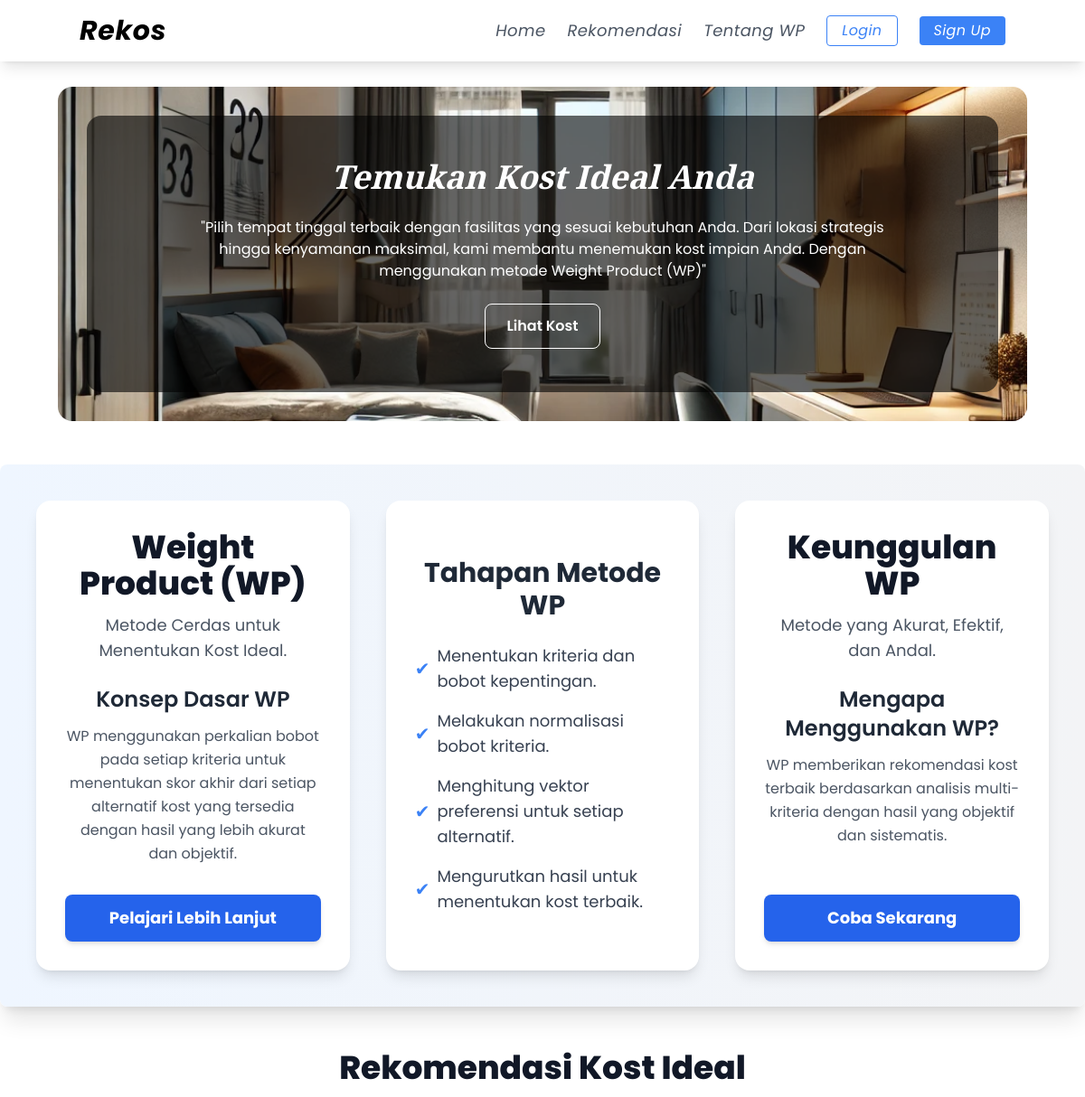
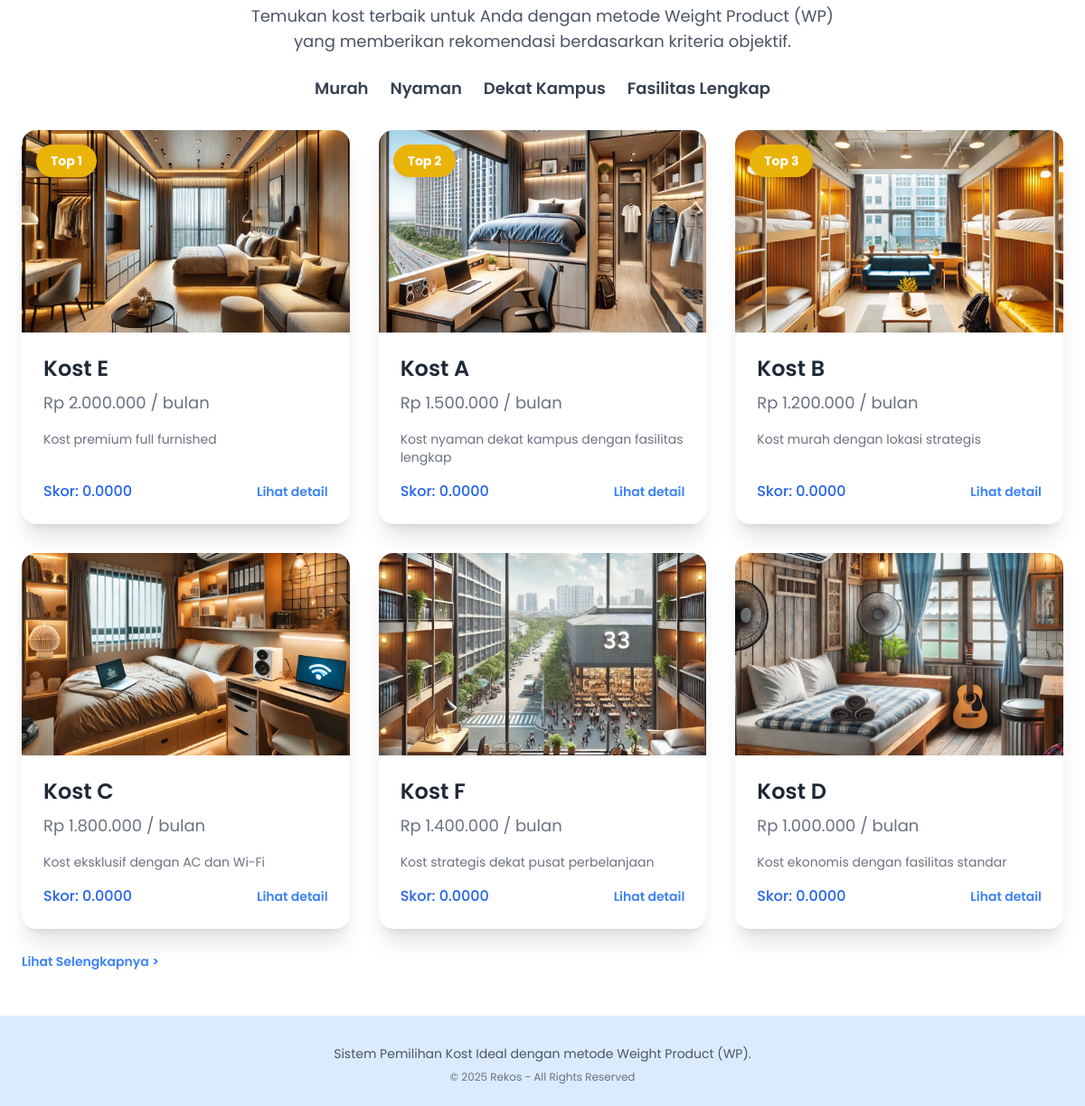
The page / on the database its author committed (2 pictures, top to bottom).
### tables this page shows
CREATE TABLE `alternatif` (
  `id_alternatif` int(11) NOT NULL,
  `nama_alternatif` varchar(100) NOT NULL,
  `alamat` text NOT NULL,
  `harga` int(11) NOT NULL,
  `deskripsi` text DEFAULT NULL,
  `gambar` varchar(255) DEFAULT NULL
);

### includes/functions.php (called while the page is built, shortened)
<?php
require_once 'config.php';
function getKriteria() {
    global $conn;
    $query = "SELECT * FROM kriteria";
    $result = $conn->query($query);
    return $result->fetch_all(MYSQLI_ASSOC);
}
function getAlternatif() {
    global $conn;
    $query = "SELECT * FROM alternatif";
    $result = $conn->query($query);
    return $result->fetch_all(MYSQLI_ASSOC);
}
function getNilaiAlternatif($id_alternatif) {
    global $conn;
    $query = "SELECT n.id_kriteria, k.nama_kriteria, k.jenis, n.nilai
              FROM nilai_alternatif n
              JOIN kriteria k ON n.id_kriteria = k.id_kriteria
              WHERE n.id_alternatif = ?";
    $stmt = $conn->prepare($query);
    $stmt->bind_param("i", $id_alternatif);
    $stmt->execute();
    $result = $stmt->get_result();
    return $result->fetch_all(MYSQLI_ASSOC);
}
function hitungWP() {
    $alternatifs = getAlternatif();
    $kriterias = getKriteria();
    $total_bobot = array_sum(array_column($kriterias, 'bobot'));
    $hasil = [];
    foreach ($alternatifs as $alternatif) {
        $nilais = getNilaiAlternatif($alternatif['id_alternatif']);
        $vektor = 1;
        foreach ($nilais as $nilai) {
            $kriteria = array_filter($kriterias, function($k) use ($nilai) {
                return $k['id_kriteria'] == $nilai['id_kriteria'];
            });
            $kriteria = array_values($kriteria)[0];
            if ($kriteria['jenis'] == 'cost') {
                $nilai_normalisasi = min(array_column($nilais, 'nilai')) / $nilai['nilai'];
            } else {
                $nilai_normalisasi = $nilai['nilai'] / max(array_column($nilais, 'nilai'));
            }
            $vektor *= pow($nilai_normalisasi, $kriteria['bobot_normalisasi']);
        }
        $hasil[] = [
            'id_alternatif' => $alternatif['id_alternatif'],
            'nama_alternatif' => $alternatif['nama_alternatif'],
            'alamat' => $alternatif['alamat'],
            'harga' => $alternatif['harga'],
            'deskripsi' => $alternatif['deskripsi'],
            'gambar' => $alternatif['gambar'],
            'vektor' => $vektor
        ];
    }
    usort($hasil, function($a, $b) {
        return $b['vektor'] <=> $a['vektor'];
    });
    return $hasil;
}
?>

### index.php (the view, shortened to what this page needs)
<?php
include 'includes/navbar.php';
require_once 'includes/functions.php';
$hasil_rekomendasi = hitungWP();
?>
<div class="mt-24 mx-6 md:mx-16 p-8 rounded-2xl bg-cover bg-center text-white" style="background-image: url('images/header.webp');">
    <div class="bg-black/60 p-12 rounded-2xl flex items-center justify-center text-center">
        <div class="max-w-3xl space-y-6">
            <h1 class="text-4xl font-bold italic" style="font-family: 'Playfair Display', serif">
                Temukan Kost Ideal Anda
            </h1>
            <p class="font-[Poppins]">
                "Pilih tempat tinggal terbaik dengan fasilitas yang sesuai kebutuhan Anda. Dari lokasi strategis hingga kenyamanan maksimal, kami membantu menemukan kost impian Anda. Dengan menggunakan metode Weight Product (WP)"
            </p>
            <a href="#rekomendasi" class="inline-block px-6 py-3 border border-white text-white font-semibold rounded-lg hover:bg-white hover:text-black transition duration-300">
                Lihat Kost
            </a>
        </div>
    </div>
</div>
<div class="container mt-12 mx-auto p-10 max-w-7xl rounded-lg grid grid-cols-3 gap-10 bg-gradient-to-r from-blue-50 to-gray-100 shadow-xl">
    <div class="text-center flex flex-col justify-between p-8 bg-white rounded-2xl shadow-lg hover:shadow-2xl transition duration-300">
        <div>
            <h1 class="text-4xl font-extrabold text-gray-900">
                Weight Product (WP)
            </h1>
            <p class="text-lg text-gray-600 mt-3">
                Metode Cerdas untuk Menentukan Kost Ideal.
            </p>
            <h2 class="text-2xl font-semibold text-gray-800 mt-6">
                Konsep Dasar WP
            </h2>
            <p class="text-gray-600 mt-3 leading-relaxed">
                WP menggunakan perkalian bobot pada setiap kriteria untuk menentukan
                skor akhir dari setiap alternatif kost yang tersedia dengan hasil
                yang lebih akurat dan objektif.
            </p>
        </div>
        <?php if ($isLoggedIn): ?>
            <a href="tentang.php" class="mt-8 px-8 py-3 bg-blue-600 text-white text-lg font-bold rounded-lg hover:bg-blue-700 transition duration-300 shadow-md inline-block">
                Pelajari Lebih Lanjut
            </a>
        <?php else: ?>
            <a href="login.php" onclick="alert('Silakan login terlebih dahulu untuk melihat proses lengkap.')" class="mt-8 px-8 py-3 bg-blue-600 text-white text-lg font-bold rounded-lg hover:bg-blue-700 transition duration-300 shadow-md inline-block">
                Pelajari Lebih Lanjut
            </a>
        <?php endif; ?>
    </div>
    <div class="text-center flex flex-col justify-center p-8 bg-white rounded-2xl shadow-lg hover:shadow-2xl transition duration-300">
        <h2 class="text-3xl font-bold text-gray-800">Tahapan Metode WP</h2>
        <ul class="text-gray-700 mt-6 text-left space-y-4 text-lg">
            <li class="flex items-center gap-2">
                <span class="text-blue-500 text-xl">✔</span> Menentukan kriteria dan
                bobot kepentingan.
            </li>
            <li class="flex items-center gap-2">
                <span class="text-blue-500 text-xl">✔</span> Melakukan normalisasi
                bobot kriteria.
            </li>
            <li class="flex items-center gap-2">
                <span class="text-blue-500 text-xl">✔</span> Menghitung vektor
                preferensi untuk setiap alternatif.
            </li>
            <li class="flex items-center gap-2">
                <span class="text-blue-500 text-xl">✔</span> Mengurutkan hasil untuk
                menentukan kost terbaik.
            </li>
        </ul>
    </div>
    <div class="text-center flex flex-col justify-between p-8 bg-white rounded-2xl shadow-lg hover:shadow-2xl transition duration-300">
        <div>
            <h1 class="text-4xl font-extrabold text-gray-900">Keunggulan WP</h1>
            <p class="text-lg text-gray-600 mt-3">
                Metode yang Akurat, Efektif, dan Andal.
            </p>
            <h2 class="text-2xl font-semibold text-gray-800 mt-6">
                Mengapa Menggunakan WP?
            </h2>
            <p class="text-gray-600 mt-3 leading-relaxed">
                WP memberikan rekomendasi kost terbaik berdasarkan analisis
                multi-kriteria dengan hasil yang objektif dan sistematis.
            </p>
        </div>
        <?php if ($isLoggedIn): ?>
            <a href="proses.php" class="mt-8 px-8 py-3 bg-blue-600 text-white text-lg font-bold rounded-lg hover:bg-blue-700 transition duration-300 shadow-md inline-block">
                Coba Sekarang
            </a>
        <?php else: ?>
            <a href="login.php" onclick="alert('Silakan login terlebih dahulu untuk melihat proses lengkap.')" class="mt-8 px-8 py-3 bg-blue-600 text-white text-lg font-bold rounded-lg hover:bg-blue-700 transition duration-300 shadow-md inline-block">
                Coba Sekarang
            </a>
        <?php endif; ?>
    </div>
</div>
<div id="rekomendasi" class="mx-auto py-12 px-6">
    <h1 class="text-4xl font-extrabold text-gray-900 mb-4 text-center">
        Rekomendasi Kost Ideal
    </h1>
    <p class="text-gray-600 max-w-2xl mx-auto text-lg text-center">
        Temukan kost terbaik untuk Anda dengan metode Weight Product (WP) yang
        memberikan rekomendasi berdasarkan kriteria objektif.
    </p>
    <div class="mt-6">
        <ul class="flex justify-center space-x-6 text-lg font-semibold text-gray-700">
            <li>
                Murah
            </li>
            <li>
                Nyaman
            </li>
            <li>
                Dekat Kampus
            </li>
            <li>
                Fasilitas Lengkap
            </li>
        </ul>
    </div>
    <div class="grid grid-cols-1 sm:grid-cols-2 lg:grid-cols-3 gap-8 mt-8">
        <?php foreach ($hasil_rekomendasi as $index => $kost): ?>
            <?php if ($isLoggedIn): ?>
                <a href="detail.php?id=<?= $kost['id_alternatif'] ?>" class="group block h-full">
                <?php else: ?>
                    <a href="login.php" onclick="alert('Silakan login terlebih dahulu untuk melihat detail kost.')" class="group block h-full">
                    <?php endif; ?>
                    <div class="flex flex-col bg-white rounded-2xl shadow-xl overflow-hidden transform hover:scale-105 transition duration-300 relative h-full">
                        <?php if ($index < 3): ?>
                            <div class="absolute top-4 left-4 bg-yellow-500 text-white px-4 py-2 rounded-full text-sm font-bold shadow-lg z-10">
                                Top <?= $index + 1 ?>
                            </div>
                        <?php endif; ?>
                        <img
                            src="images/<?= htmlspecialchars($kost['gambar']) ?>"
                            alt="<?= htmlspecialchars($kost['nama_alternatif']) ?>"
                            class="w-full h-56 object-cover transition-transform duration-300 group-hover:scale-105" />
                        <div class="flex flex-col flex-1 p-6">
                            <h2 class="text-2xl font-semibold text-gray-800 mb-2 group-hover:text-blue-600 transition-colors duration-200">
                                <?= htmlspecialchars($kost['nama_alternatif']) ?>
                            </h2>
                            <p class="text-gray-500 text-lg">Rp <?= number_format($kost['harga'], 0, ',', '.') ?> / bulan</p>
                            <p class="text-gray-500 text-sm mt-4 line-clamp-3 flex-grow">
                                <?= htmlspecialchars($kost['deskripsi']) ?>
                            </p>
                            <div class="mt-auto pt-4 flex justify-between items-center">
                                <span class="text-blue-600 font-medium">
                                    Skor: <?= number_format($kost['vektor'], 4) ?>
                                </span>
                                <span class="text-sm text-blue-500 font-semibold group-hover:underline">
                                    Lihat detail
                                </span>
                            </div>
                        </div>
                    </div>
                    </a>
                <?php endforeach; ?>
    </div>
    <br>
    <?php if ($isLoggedIn): ?>
        <a href="proses.php" class="text-blue-500 hover:text-blue-700 text-sm font-semibold">
            Lihat Selengkapnya >
        </a>
    <?php else: ?>
        <a href="login.php" onclick="alert('Silakan login terlebih dahulu untuk melihat proses lengkap.')" class="text-blue-500 hover:text-blue-700 text-sm font-semibold">
            Lihat Selengkapnya >
        </a>
    <?php endif; ?>
</div>
<?php include 'includes/footer.php'; ?>

### includes/navbar.php (shortened to what this page needs)
<?php
$isLoggedIn = isset($_SESSION['user_name']);
$username = $isLoggedIn ? $_SESSION['user_name'] : '';
?>
<!DOCTYPE html>
<html lang="en">
<head>
  <script src="https://cdn.tailwindcss.com"></script>
  <link
    rel="stylesheet"
    href="https://cdnjs.cloudflare.com/ajax/libs/font-awesome/6.4.2/css/all.min.css" />
  <link rel="stylesheet" href="css/style.css">
</head>
<body>
  <nav
    id="navbar"
    class="fixed top-0 w-full bg-white shadow-lg text-black z-20 py-4 px-6 transition-all duration-300">
    <div class="container mx-auto flex items-center justify-between">
      <a
        href="index.php"
        class="text-3xl font-bold tracking-wide italic text-black hover:text-blue-500 transition-all duration-300">
        Rekos
      </a>
      <div class="hidden md:flex space-x-6 items-center text-gray-600 tracking-wide italic">
        <a href="index.php" class="text-lg relative hover:text-blue-500">Home</a>
        <a href="#rekomendasi" class="text-lg relative hover:text-blue-500">Rekomendasi</a>
        <a href="tentang.php" class="text-lg relative hover:text-blue-500">Tentang WP</a>
        <?php if (!$isLoggedIn): ?>
          <a href="login.php" class="px-4 py-1 border border-blue-500 text-blue-500 rounded hover:bg-blue-500 hover:text-white transition duration-300">Login</a>
          <a href="signup.php" class="px-4 py-1 bg-blue-500 text-white rounded hover:bg-blue-600 transition duration-300">Sign Up</a>
        <?php else: ?>
          <span class="text-gray-700 px-4 py-1">Halo, <?= htmlspecialchars($username) ?></span>
          <a href="logout.php" class="px-4 py-1 bg-red-500 text-white rounded hover:bg-red-600 transition duration-300">Logout</a>
        <?php endif; ?>
      </div>
    </div>
  </nav>

### includes/footer.php (shortened to what this page needs)
    <footer id="footer" class="bg-blue-100 text-gray-800 py-6 text-center">
      <div class="max-w-4xl mx-auto px-6">
        <p class="text-gray-600 text-sm mt-2">
          Sistem Pemilihan Kost Ideal dengan metode Weight Product (WP).
        </p>
        <p class="text-gray-500 text-xs mt-2">
          &copy; <?= date('Y') ?> Rekos - All Rights Reserved
        </p>
      </div>
    </footer>
  </body>
</html>

### css/style.css (style rules this page uses)
body { font-family: 'Poppins', sans-serif; }

### rows shown on the page
alternatif: gambar (picture), nama_alternatif "Kost E", harga "2.000.000", deskripsi "Kost premium full furnished", vektor "0.0000"
alternatif: gambar (picture), nama_alternatif "Kost A", harga "1.500.000", deskripsi "Kost nyaman dekat kampus dengan fasilitas lengkap", vektor "0.0000"
alternatif: gambar (picture), nama_alternatif "Kost B", harga "1.200.000", deskripsi "Kost murah dengan lokasi strategis", vektor "0.0000"
alternatif: gambar (picture), nama_alternatif "Kost C", harga "1.800.000", deskripsi "Kost eksklusif dengan AC dan Wi-Fi", vektor "0.0000"
alternatif: gambar (picture), nama_alternatif "Kost F", harga "1.400.000", deskripsi "Kost strategis dekat pusat perbelanjaan", vektor "0.0000"
alternatif: gambar (picture), nama_alternatif "Kost D", harga "1.000.000", deskripsi "Kost ekonomis dengan fasilitas standar", vektor "0.0000"
